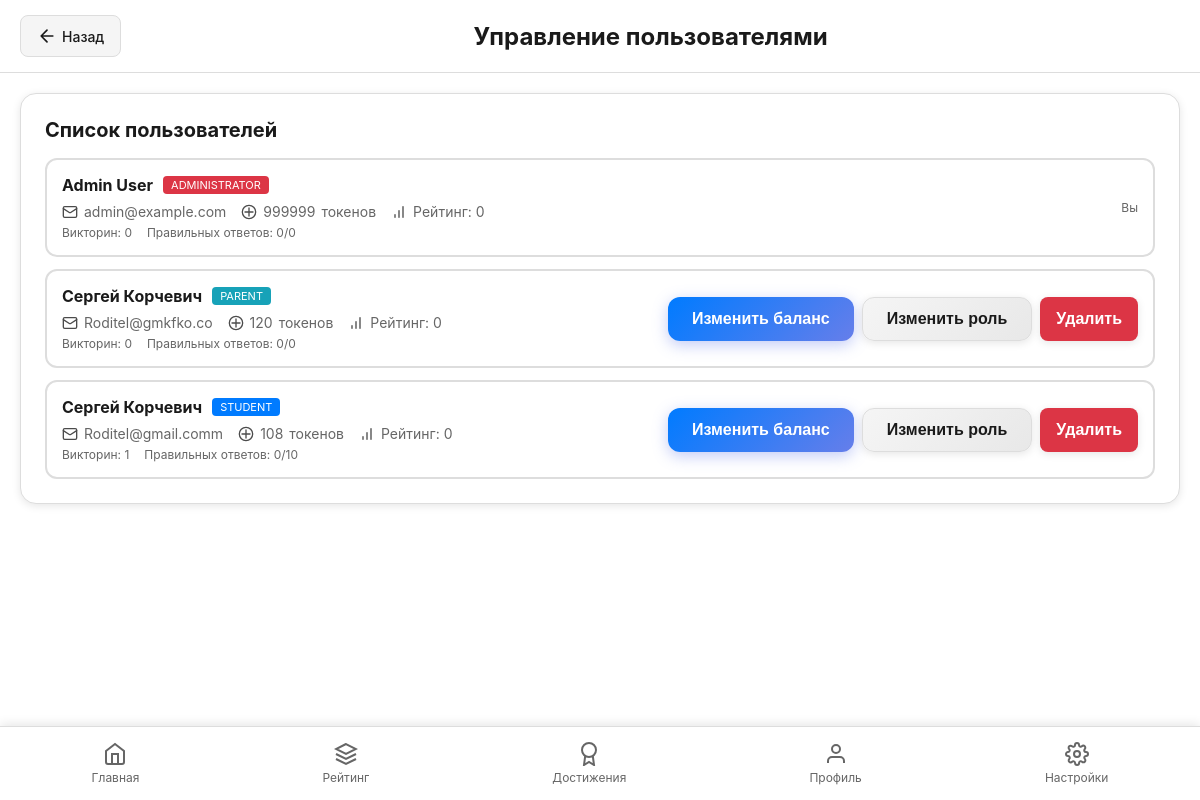
The app's page /admin/users (signed in) with its own data.
### models.py (models this page shows, shortened)
class User(UserMixin, db.Model):
    id = db.Column(db.Integer, primary_key=True)
    email = db.Column(db.String(120), unique=True, nullable=False)
    password_hash = db.Column(db.String(255), nullable=True)  # Nullable for OAuth users
    first_name = db.Column(db.String(50), nullable=False)
    last_name = db.Column(db.String(50), nullable=False)
    role = db.Column(
        db.String(20), nullable=False, default="student"
    )  # student, teacher, administrator, parent, expert
    tokens = db.Column(db.Integer, default=100)
    selected_expert_id = db.Column(
        db.Integer, db.ForeignKey("expert.id"), nullable=True
    )
    theme = db.Column(db.String(20), default="light")  # light, dark, base
    last_daily_reward = db.Column(db.DateTime, nullable=True)
    email_verified = db.Column(db.Boolean, default=False)
    github_id = db.Column(db.String(50), unique=True, nullable=True)
    google_id = db.Column(db.String(50), unique=True, nullable=True)
    parent_id = db.Column(
        db.Integer, db.ForeignKey("user.id"), nullable=True
    )  # Parent for student
    teacher_id = db.Column(
        db.Integer, db.ForeignKey("user.id"), nullable=True
    )  # Teacher for student
    api_key = db.Column(db.String(255), nullable=True)
    selected_model = db.Column(
        db.String(100), nullable=True, default="x-ai/grok-4.1-fast:free"
    )
    created_at = db.Column(db.DateTime, default=datetime.utcnow)
    rating = db.Column(db.Integer, default=0)  # Total rating (points)
    total_quizzes = db.Column(db.Integer, default=0)  # Number of quizzes taken
    total_correct_answers = db.Column(db.Integer, default=0)  # Total correct answers
    total_answers = db.Column(db.Integer, default=0)  # Total answers
    tutorial_completed = db.Column(db.Boolean, default=False)  # Обязательное обучение пройдено
    expert = db.relationship(
        "Expert", backref="users", foreign_keys=[selected_expert_id]
    )
    lessons = db.relationship("Lesson", backref="user", lazy=True)
    achievements = db.relationship("UserAchievement", backref="user", lazy=True)
    token_transactions = db.relationship("TokenTransaction", backref="user", lazy=True)
    parent = db.relationship(
        "User", remote_side=[id], backref="children", foreign_keys=[parent_id]
    )
    teacher = db.relationship(
        "User", remote_side=[id], backref="students", foreign_keys=[teacher_id]
    )

### routes.py (the view)
@app.route('/admin/users', methods=['GET'])
@login_required
def admin_users():
    if current_user.role != "administrator":
        return jsonify({"success": False, "message": "Access denied"}), 403
    users = User.query.all()
    return render_template('admin_users.html', users=users)

### app.py (called while the page is built)
@login_manager.user_loader
def load_user(user_id):
    try:
        return User.query.get(int(user_id))
    except (ValueError, TypeError):
        return None

### templates/admin_users.html (shortened to what this page needs)
{% extends "base.html" %}
{% block content %}
<div class="header">
    <a href="{{ url_for('main') }}" class="btn-back">
        <svg xmlns="http://www.w3.org/2000/svg" width="20" height="20" viewBox="0 0 24 24" fill="none" stroke="currentColor" stroke-width="2" stroke-linecap="round" stroke-linejoin="round" style="margin-right: 5px;">
            <path d="M19 12H5M12 19l-7-7 7-7"/>
        </svg>
        Назад
    </a>
    <h2>Управление пользователями</h2>
</div>
<div class="container">
    <div class="card">
        <h3 class="card-title">Список пользователей</h3>
        <div class="users-list">
            {% for user in users %}
            <div class="user-item" data-user-id="{{ user.id }}">
                <div class="user-info">
                    <div class="user-name">
                        <strong>{{ user.first_name }} {{ user.last_name }}</strong>
                        <span class="user-role user-role-{{ user.role }}">{{ user.role }}</span>
                    </div>
                    <div class="user-details">
                        <span class="detail-item">
                            <img src="{{ url_for('static', filename='icons/mail.svg') }}" alt="Email" class="detail-icon">
                            {{ user.email }}
                        </span>
                        <span class="detail-item">
                            <img src="{{ url_for('static', filename='icons/token.svg') }}" alt="Токены" class="detail-icon">
                            <span class="user-tokens" data-user-id="{{ user.id }}">{{ user.tokens }}</span> токенов
                        </span>
                        <span class="detail-item">
                            <img src="{{ url_for('static', filename='icons/chart.svg') }}" alt="Рейтинг" class="detail-icon">
                            Рейтинг: {{ user.rating }}
                        </span>
                    </div>
                    <div class="user-stats">
                        <span>Викторин: {{ user.total_quizzes }}</span>
                        <span>Правильных ответов: {{ user.total_correct_answers }}/{{ user.total_answers }}</span>
                    </div>
                </div>
                <div class="user-actions">
                    {% if user.id != current_user.id %}
                    <button class="btn btn-primary change-balance" data-id="{{ user.id }}" data-name="{{ user.first_name }} {{ user.last_name }}" data-current-balance="{{ user.tokens }}">
                        Изменить баланс
                    </button>
                    <button class="btn btn-secondary change-role" data-id="{{ user.id }}" data-name="{{ user.first_name }} {{ user.last_name }}" data-current-role="{{ user.role }}">
                        Изменить роль
                    </button>
                    <button class="btn btn-danger delete-user" data-id="{{ user.id }}" data-name="{{ user.first_name }} {{ user.last_name }}">
                        Удалить
                    </button>
                    {% else %}
                    <span style="color: var(--text-secondary); font-size: 12px;">Вы</span>
                    {% endif %}
                </div>
            </div>
            {% endfor %}
        </div>
    </div>
</div>
{% endblock %}

### templates/base.html (shortened to what this page needs)
<!DOCTYPE html>
<html lang="ru">
<head>
    <link rel="stylesheet" href="{{ url_for('static', filename='css/themes.css') }}">
    <link rel="stylesheet" href="{{ url_for('static', filename='css/main.css') }}">
</head>
<body>
    {% block content %}{% endblock %}
    {% if current_user.is_authenticated and (show_nav is not defined or show_nav) %}
    <nav class="bottom-nav">
        <a href="{{ url_for('main') }}" class="nav-item {% if request.endpoint == 'main' %}active{% endif %}">
            <svg xmlns="http://www.w3.org/2000/svg" viewBox="0 0 24 24" fill="none" stroke="currentColor" stroke-width="2">
                <path d="M3 9l9-7 9 7v11a2 2 0 0 1-2 2H5a2 2 0 0 1-2-2z"></path>
                <polyline points="9 22 9 12 15 12 15 22"></polyline>
            </svg>
            <span>Главная</span>
        </a>
        <a href="{{ url_for('leaderboard') }}" class="nav-item {% if request.endpoint == 'leaderboard' %}active{% endif %}">
            <svg xmlns="http://www.w3.org/2000/svg" viewBox="0 0 24 24" fill="none" stroke="currentColor" stroke-width="2">
                <path d="M12 2L2 7l10 5 10-5-10-5z"></path>
                <path d="M2 17l10 5 10-5M2 12l10 5 10-5"></path>
            </svg>
            <span>Рейтинг</span>
        </a>
        <a href="{{ url_for('achievements') }}" class="nav-item {% if request.endpoint == 'achievements' %}active{% endif %}">
            <svg xmlns="http://www.w3.org/2000/svg" viewBox="0 0 24 24" fill="none" stroke="currentColor" stroke-width="2">
                <circle cx="12" cy="8" r="7"></circle>
                <polyline points="8.21 13.89 7 23 12 20 17 23 15.79 13.88"></polyline>
            </svg>
            <span>Достижения</span>
        </a>
        <a href="{{ url_for('profile') }}" class="nav-item {% if request.endpoint == 'profile' %}active{% endif %}">
            <svg xmlns="http://www.w3.org/2000/svg" viewBox="0 0 24 24" fill="none" stroke="currentColor" stroke-width="2">
                <path d="M20 21v-2a4 4 0 0 0-4-4H8a4 4 0 0 0-4 4v2"></path>
                <circle cx="12" cy="7" r="4"></circle>
            </svg>
            <span>Профиль</span>
        </a>
        <a href="{{ url_for('settings') }}" class="nav-item {% if request.endpoint == 'settings' %}active{% endif %}">
            <span>Настройки</span>
        </a>
    </nav>
    {% endif %}
</body>
</html>

### static/css/themes.css (style rules this page uses)
:root[data-theme="light"] { --bg-primary: #ffffff; --bg-secondary: #f5f5f5; --bg-tertiary: #e8e8e8; --text-primary: #1a1a1a; --text-secondary: #666666; --accent: #007bff; --accent-hover: #0056b3; --accent-dark: #004085; --accent-rgb: 0, 123, 255; --border: #dddddd; --border-color: #dddddd; --success: #28a745; --error: #dc3545; --card-bg: #ffffff; --card-bg-secondary: #f8f9fa; --shadow: rgba(0, 0, 0, 0.1); }
body { background-color: var(--bg-primary); color: var(--text-primary); transition: background-color 0.3s, color 0.3s; }
.card { background-color: var(--card-bg); border: 1px solid var(--border); box-shadow: 0 2px 8px var(--shadow); }
.btn-primary { background-color: var(--accent); border-color: var(--accent); color: white; }

### static/css/main.css (style rules this page uses)
* { margin: 0; padding: 0; box-sizing: border-box; }
body { font-family: -apple-system, BlinkMacSystemFont, 'Segoe UI', Roboto, Oxygen, Ubuntu, Cantarell, sans-serif; background-color: var(--bg-primary); color: var(--text-primary); min-height: 100vh; padding-bottom: 80px; }
.container { max-width: 100%; padding: 20px; margin: 0 auto; }
.bottom-nav { position: fixed; bottom: 0; left: 0; right: 0; background-color: var(--card-bg); border-top: 1px solid var(--border); display: flex; justify-content: space-around; align-items: center; padding: 10px 0; z-index: 1000; box-shadow: 0 -2px 10px var(--shadow); }
.nav-item { display: flex; flex-direction: column; align-items: center; text-decoration: none; color: var(--text-secondary); font-size: 12px; transition: color 0.3s; padding: 5px 15px; }
.nav-item svg { width: 24px; height: 24px; margin-bottom: 4px; }
.header { display: flex; justify-content: space-between; align-items: center; padding: 15px 20px; background-color: var(--card-bg); border-bottom: 1px solid var(--border); position: sticky; top: 0; z-index: 100; }
.card { background-color: var(--card-bg); border-radius: 16px; padding: 24px; margin-bottom: 20px; border: 1px solid var(--border); box-shadow: 0 2px 8px var(--shadow); transition: all 0.3s ease; }
.card-title { font-size: 20px; font-weight: 700; margin-bottom: 16px; color: var(--text-primary); display: flex; align-items: center; gap: 10px; }
.btn { padding: 12px 24px; border: none; border-radius: 12px; font-size: 16px; font-weight: 600; cursor: pointer; transition: all 0.3s ease; display: inline-block; text-align: center; text-decoration: none; box-shadow: 0 2px 8px rgba(0, 0, 0, 0.1); position: relative; overflow: hidden; }
.btn::before { content: ''; position: absolute; top: 50%; left: 50%; width: 0; height: 0; border-radius: 50%; background: rgba(255, 255, 255, 0.2); transform: translate(-50%, -50%); transition: width 0.6s, height 0.6s; }
.btn-primary { background: linear-gradient(135deg, var(--accent) 0%, #667eea 100%); color: white; box-shadow: 0 4px 15px rgba(102, 126, 234, 0.4); }
.btn-secondary { background: linear-gradient(135deg, var(--bg-secondary) 0%, var(--bg-tertiary) 100%); color: var(--text-primary); border: 1px solid var(--border); box-shadow: 0 2px 8px rgba(0, 0, 0, 0.1); }
.btn-back { display: inline-flex; align-items: center; padding: 10px 16px; background-color: var(--bg-secondary); color: var(--text-primary); border: 1px solid var(--border); border-radius: 8px; text-decoration: none; font-size: 14px; font-weight: 500; transition: all 0.3s ease; cursor: pointer; }
.btn-back svg { transition: transform 0.3s ease; }

### records on screen
User: first_name "Admin", last_name "User", role "ADMINISTRATOR", email "admin@example.com", tokens "999999", rating "0", total_quizzes "0", total_correct_answers "0", total_answers "0", shows "Вы"
User: first_name "Сергей", last_name "Корчевич", role "PARENT", email "Roditel@gmkfko.co", tokens "120", rating "0", total_quizzes "0", total_correct_answers "0", total_answers "0"
User: first_name "Сергей", last_name "Корчевич", role "STUDENT", email "Roditel@gmail.comm", tokens "108", rating "0", total_quizzes "1", total_correct_answers "0", total_answers "10"
